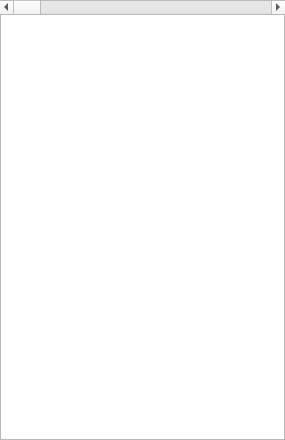
<?xml version="1.0" encoding="UTF-8"?>
<ui version="4.0">
 <class>TimeLineWidget</class>
 <widget class="QWidget" name="TimeLineWidget">
  <property name="geometry">
   <rect>
    <x>0</x>
    <y>0</y>
    <width>285</width>
    <height>440</height>
   </rect>
  </property>
  <property name="windowTitle">
   <string>Form</string>
  </property>
  <layout class="QVBoxLayout" name="verticalLayout">
   <property name="spacing">
    <number>0</number>
   </property>
   <property name="leftMargin">
    <number>0</number>
   </property>
   <property name="topMargin">
    <number>0</number>
   </property>
   <property name="rightMargin">
    <number>0</number>
   </property>
   <property name="bottomMargin">
    <number>0</number>
   </property>
   <item>
    <widget class="QScrollBar" name="timeHScrollBar">
     <property name="minimum">
      <number>0</number>
     </property>
     <property name="maximum">
      <number>999999999</number>
     </property>
     <property name="orientation">
      <enum>Qt::Horizontal</enum>
     </property>
     <property name="invertedAppearance">
      <bool>false</bool>
     </property>
     <property name="invertedControls">
      <bool>false</bool>
     </property>
    </widget>
   </item>
   <item>
    <widget class="TimeLineView" name="graphicsView">
     <property name="verticalScrollBarPolicy">
      <enum>Qt::ScrollBarAlwaysOff</enum>
     </property>
     <property name="horizontalScrollBarPolicy">
      <enum>Qt::ScrollBarAlwaysOff</enum>
     </property>
     <property name="sizeAdjustPolicy">
      <enum>QAbstractScrollArea::AdjustIgnored</enum>
     </property>
     <property name="backgroundBrush">
      <brush brushstyle="SolidPattern">
       <color alpha="255">
        <red>205</red>
        <green>210</green>
        <blue>172</blue>
       </color>
      </brush>
     </property>
     <property name="foregroundBrush">
      <brush brushstyle="NoBrush">
       <color alpha="255">
        <red>255</red>
        <green>255</green>
        <blue>255</blue>
       </color>
      </brush>
     </property>
     <property name="interactive">
      <bool>false</bool>
     </property>
     <property name="alignment">
      <set>Qt::AlignLeading|Qt::AlignLeft|Qt::AlignTop</set>
     </property>
     <property name="transformationAnchor">
      <enum>QGraphicsView::NoAnchor</enum>
     </property>
    </widget>
   </item>
   <item>
    <widget class="FindWidget" name="findWidget" native="true"/>
   </item>
  </layout>
 </widget>
 <customwidgets>
  <customwidget>
   <class>TimeLineView</class>
   <extends>QGraphicsView</extends>
   <header>time_line_view.h</header>
  </customwidget>
  <customwidget>
   <class>FindWidget</class>
   <extends>QWidget</extends>
   <header>find_widget.h</header>
   <container>1</container>
  </customwidget>
 </customwidgets>
 <resources/>
 <connections/>
</ui>
